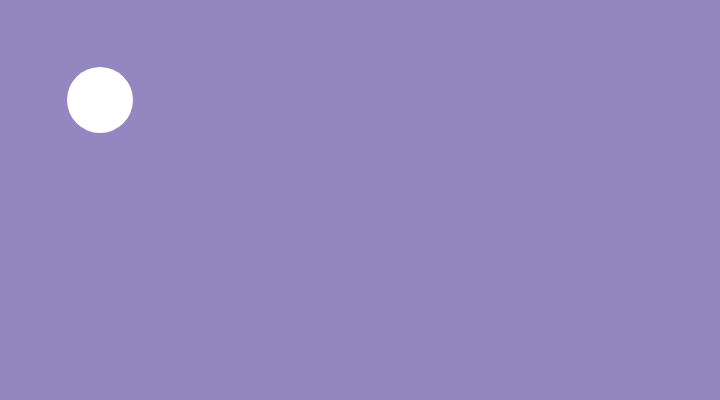
Frame 1 (no input)
Frame 60 (no input): identical to frame 1, image omitted
Frame 120 (the mouse pressed at the canvas centre since frame 60): identical to frame 1, image omitted

The p5.js sketch that drew this single still picture (run headless with seeded random() and noise() and a simulated clock; from frame 60 on, the mouse is pressed at the canvas centre):

// p5.js sketch
// ── sketch.js
let circle = {
  x: 100,
  y: 100,
  targetX: 100,
  targetY: 100,
  easing: 0.05,
};

function setup() {
  createCanvas(720, 400);
  noStroke();
}

function draw() {
  background(147, 134, 193);

  // Calculate the distance between the target position and the current position of the circle
  let dx = circle.targetX - circle.x;
  let dy = circle.targetY - circle.y;

  // Update the position of the circle towards the target position using easing
  circle.x += dx * circle.easing;
  circle.y += dy * circle.easing;

  // Draw the circle at its updated position
  ellipse(circle.x, circle.y, 66, 66);
}

// Update the target position of the circle when the mouse is clicked
function mouseClicked() {
  circle.targetX = mouseX;
  circle.targetY = mouseY;
}
